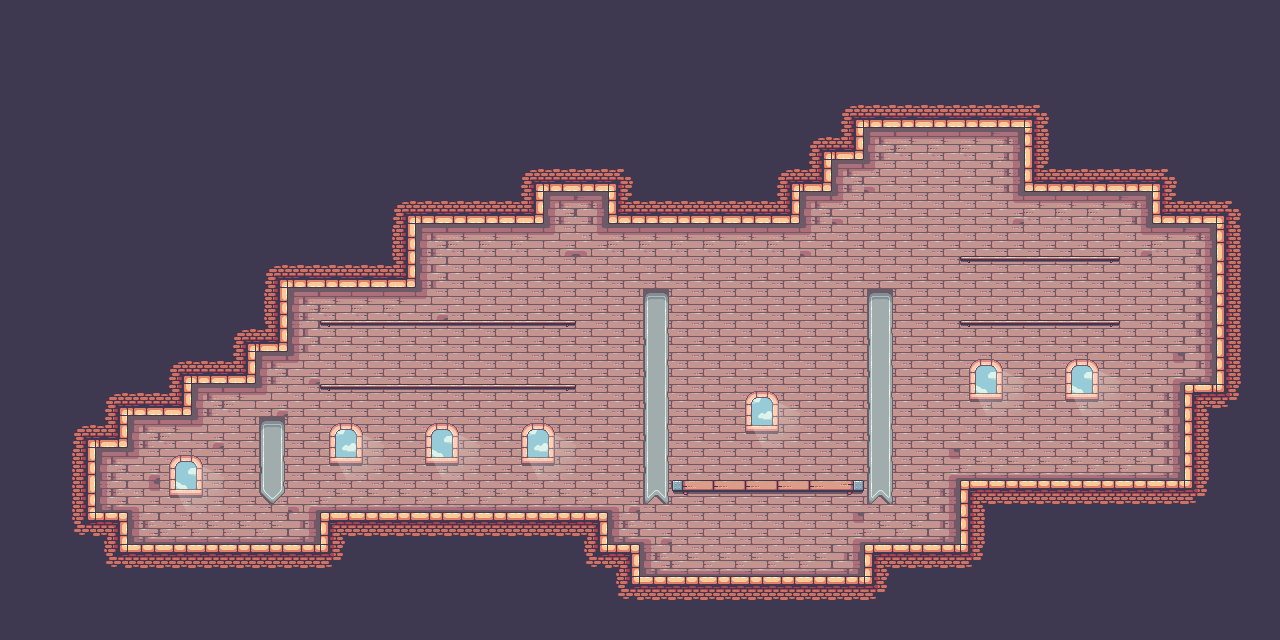

Tiled map render using the project's own tile images. Description and the whole map definition, tile-layer contents included, below:
An orthogonal 40x20 tile map with 32x32 px tiles, 3 tile layers (background, objetos, border), 2 tilesets.

<map version="1.10" tiledversion="1.10.2" orientation="orthogonal" renderorder="right-down" width="40" height="20" tilewidth="32" tileheight="32" infinite="0" nextlayerid="4" nextobjectid="1">
 <editorsettings>
  <export target="map.json" format="json" />
 </editorsettings>
 <tileset firstgid="1" name="border" tilewidth="32" tileheight="32" tilecount="247" columns="19">
  <image source="../Sprites/14-TileSets/Terrain (32x32).png" width="608" height="416" />
  <tile id="20">
   <properties>
    <property name="collider" type="bool" value="true" />
   </properties>
  </tile>
  <tile id="21">
   <properties>
    <property name="collider" type="bool" value="true" />
   </properties>
  </tile>
  <tile id="22">
   <properties>
    <property name="collider" type="bool" value="true" />
   </properties>
  </tile>
  <tile id="23">
   <properties>
    <property name="collider" type="bool" value="true" />
   </properties>
  </tile>
  <tile id="24">
   <properties>
    <property name="collider" type="bool" value="true" />
   </properties>
  </tile>
  <tile id="25">
   <properties>
    <property name="collider" type="bool" value="true" />
   </properties>
  </tile>
  <tile id="26">
   <properties>
    <property name="collider" type="bool" value="true" />
   </properties>
  </tile>
  <tile id="27">
   <properties>
    <property name="collider" type="bool" value="true" />
   </properties>
  </tile>
  <tile id="28">
   <properties>
    <property name="collider" type="bool" value="true" />
   </properties>
  </tile>
  <tile id="29">
   <properties>
    <property name="collider" type="bool" value="true" />
   </properties>
  </tile>
  <tile id="30">
   <properties>
    <property name="collider" type="bool" value="true" />
   </properties>
  </tile>
  <tile id="31">
   <properties>
    <property name="collider" type="bool" value="true" />
   </properties>
  </tile>
  <tile id="32">
   <properties>
    <property name="collider" type="bool" value="true" />
   </properties>
  </tile>
  <tile id="33">
   <properties>
    <property name="collider" type="bool" value="true" />
   </properties>
  </tile>
  <tile id="34">
   <properties>
    <property name="collider" type="bool" value="true" />
   </properties>
  </tile>
  <tile id="35">
   <properties>
    <property name="collider" type="bool" value="true" />
   </properties>
  </tile>
  <tile id="36">
   <properties>
    <property name="collider" type="bool" value="true" />
   </properties>
  </tile>
  <tile id="39">
   <properties>
    <property name="collider" type="bool" value="true" />
   </properties>
  </tile>
  <tile id="40">
   <properties>
    <property name="collider" type="bool" value="true" />
   </properties>
  </tile>
  <tile id="41">
   <properties>
    <property name="collider" type="bool" value="true" />
   </properties>
  </tile>
  <tile id="42">
   <properties>
    <property name="collider" type="bool" value="true" />
   </properties>
  </tile>
  <tile id="43">
   <properties>
    <property name="collider" type="bool" value="true" />
   </properties>
  </tile>
  <tile id="44">
   <properties>
    <property name="collider" type="bool" value="true" />
   </properties>
  </tile>
  <tile id="45">
   <properties>
    <property name="collider" type="bool" value="true" />
   </properties>
  </tile>
  <tile id="46">
   <properties>
    <property name="collider" type="bool" value="true" />
   </properties>
  </tile>
  <tile id="47">
   <properties>
    <property name="collider" type="bool" value="true" />
   </properties>
  </tile>
  <tile id="48">
   <properties>
    <property name="collider" type="bool" value="true" />
   </properties>
  </tile>
  <tile id="49">
   <properties>
    <property name="collider" type="bool" value="true" />
   </properties>
  </tile>
  <tile id="50">
   <properties>
    <property name="collider" type="bool" value="true" />
   </properties>
  </tile>
  <tile id="51">
   <properties>
    <property name="collider" type="bool" value="true" />
   </properties>
  </tile>
  <tile id="52">
   <properties>
    <property name="collider" type="bool" value="true" />
   </properties>
  </tile>
  <tile id="53">
   <properties>
    <property name="collider" type="bool" value="true" />
   </properties>
  </tile>
  <tile id="54">
   <properties>
    <property name="collider" type="bool" value="true" />
   </properties>
  </tile>
  <tile id="55">
   <properties>
    <property name="collider" type="bool" value="true" />
   </properties>
  </tile>
  <tile id="58">
   <properties>
    <property name="collider" type="bool" value="true" />
   </properties>
  </tile>
  <tile id="59">
   <properties>
    <property name="collider" type="bool" value="true" />
   </properties>
  </tile>
  <tile id="60">
   <properties>
    <property name="collider" type="bool" value="true" />
   </properties>
  </tile>
  <tile id="61">
   <properties>
    <property name="collider" type="bool" value="true" />
   </properties>
  </tile>
  <tile id="62">
   <properties>
    <property name="collider" type="bool" value="true" />
   </properties>
  </tile>
  <tile id="63">
   <properties>
    <property name="collider" type="bool" value="true" />
   </properties>
  </tile>
  <tile id="64">
   <properties>
    <property name="collider" type="bool" value="true" />
   </properties>
  </tile>
  <tile id="65">
   <properties>
    <property name="collider" type="bool" value="true" />
   </properties>
  </tile>
  <tile id="66">
   <properties>
    <property name="collider" type="bool" value="true" />
   </properties>
  </tile>
  <tile id="67">
   <properties>
    <property name="collider" type="bool" value="true" />
   </properties>
  </tile>
  <tile id="68">
   <properties>
    <property name="collider" type="bool" value="true" />
   </properties>
  </tile>
  <tile id="69">
   <properties>
    <property name="collider" type="bool" value="true" />
   </properties>
  </tile>
  <tile id="70">
   <properties>
    <property name="collider" type="bool" value="true" />
   </properties>
  </tile>
  <tile id="71">
   <properties>
    <property name="collider" type="bool" value="true" />
   </properties>
  </tile>
  <tile id="72">
   <properties>
    <property name="collider" type="bool" value="true" />
   </properties>
  </tile>
  <tile id="73">
   <properties>
    <property name="collider" type="bool" value="true" />
   </properties>
  </tile>
  <tile id="74">
   <properties>
    <property name="collider" type="bool" value="true" />
   </properties>
  </tile>
  <tile id="77">
   <properties>
    <property name="collider" type="bool" value="true" />
   </properties>
  </tile>
  <tile id="78">
   <properties>
    <property name="collider" type="bool" value="true" />
   </properties>
  </tile>
  <tile id="79">
   <properties>
    <property name="collider" type="bool" value="true" />
   </properties>
  </tile>
  <tile id="80">
   <properties>
    <property name="collider" type="bool" value="true" />
   </properties>
  </tile>
  <tile id="81">
   <properties>
    <property name="collider" type="bool" value="true" />
   </properties>
  </tile>
  <tile id="82">
   <properties>
    <property name="collider" type="bool" value="true" />
   </properties>
  </tile>
  <tile id="83">
   <properties>
    <property name="collider" type="bool" value="true" />
   </properties>
  </tile>
  <tile id="84">
   <properties>
    <property name="collider" type="bool" value="true" />
   </properties>
  </tile>
  <tile id="85">
   <properties>
    <property name="collider" type="bool" value="true" />
   </properties>
  </tile>
  <tile id="86">
   <properties>
    <property name="collider" type="bool" value="true" />
   </properties>
  </tile>
  <tile id="87">
   <properties>
    <property name="collider" type="bool" value="true" />
   </properties>
  </tile>
  <tile id="88">
   <properties>
    <property name="collider" type="bool" value="true" />
   </properties>
  </tile>
  <tile id="89">
   <properties>
    <property name="collider" type="bool" value="true" />
   </properties>
  </tile>
  <tile id="90">
   <properties>
    <property name="collider" type="bool" value="true" />
   </properties>
  </tile>
  <tile id="91">
   <properties>
    <property name="collider" type="bool" value="true" />
   </properties>
  </tile>
  <tile id="92">
   <properties>
    <property name="collider" type="bool" value="true" />
   </properties>
  </tile>
  <tile id="93">
   <properties>
    <property name="collider" type="bool" value="true" />
   </properties>
  </tile>
  <tile id="96">
   <properties>
    <property name="collider" type="bool" value="true" />
   </properties>
  </tile>
  <tile id="97">
   <properties>
    <property name="collider" type="bool" value="true" />
   </properties>
  </tile>
  <tile id="98">
   <properties>
    <property name="collider" type="bool" value="true" />
   </properties>
  </tile>
  <tile id="99">
   <properties>
    <property name="collider" type="bool" value="true" />
   </properties>
  </tile>
  <tile id="100">
   <properties>
    <property name="collider" type="bool" value="true" />
   </properties>
  </tile>
  <tile id="101">
   <properties>
    <property name="collider" type="bool" value="true" />
   </properties>
  </tile>
  <tile id="102">
   <properties>
    <property name="collider" type="bool" value="true" />
   </properties>
  </tile>
  <tile id="103">
   <properties>
    <property name="collider" type="bool" value="true" />
   </properties>
  </tile>
  <tile id="104">
   <properties>
    <property name="collider" type="bool" value="true" />
   </properties>
  </tile>
  <tile id="105">
   <properties>
    <property name="collider" type="bool" value="true" />
   </properties>
  </tile>
  <tile id="106">
   <properties>
    <property name="collider" type="bool" value="true" />
   </properties>
  </tile>
  <tile id="107">
   <properties>
    <property name="collider" type="bool" value="true" />
   </properties>
  </tile>
  <tile id="108">
   <properties>
    <property name="collider" type="bool" value="true" />
   </properties>
  </tile>
  <tile id="109">
   <properties>
    <property name="collider" type="bool" value="true" />
   </properties>
  </tile>
  <tile id="110">
   <properties>
    <property name="collider" type="bool" value="true" />
   </properties>
  </tile>
  <tile id="111">
   <properties>
    <property name="collider" type="bool" value="true" />
   </properties>
  </tile>
  <tile id="112">
   <properties>
    <property name="collider" type="bool" value="true" />
   </properties>
  </tile>
 </tileset>
 <tileset firstgid="248" name="platform" tilewidth="32" tileheight="32" tilecount="42" columns="7">
  <image source="../Sprites/14-TileSets/Decorations (32x32).png" width="224" height="192" />
  <tile id="16">
   <properties>
    <property name="collider" type="bool" value="true" />
   </properties>
  </tile>
  <tile id="17">
   <properties>
    <property name="collider" type="bool" value="true" />
   </properties>
  </tile>
  <tile id="18">
   <properties>
    <property name="collider" type="bool" value="true" />
   </properties>
  </tile>
  <tile id="19">
   <properties>
    <property name="collider" type="bool" value="true" />
   </properties>
  </tile>
 </tileset>
 <layer id="2" name="background" width="40" height="20">
  <data encoding="csv">
0,0,0,0,0,0,0,0,0,0,0,0,0,0,0,0,0,0,0,0,0,0,0,0,0,0,0,0,0,0,0,0,0,0,0,0,0,0,0,0,
0,0,0,0,0,0,0,0,0,0,0,0,0,0,0,0,0,0,0,0,0,0,0,0,0,0,0,0,0,0,0,0,0,0,0,0,0,0,0,0,
0,0,0,0,0,0,0,0,0,0,0,0,0,0,0,0,0,0,0,0,0,0,0,0,0,0,0,0,0,0,0,0,0,0,0,0,0,0,0,0,
0,0,0,0,0,0,0,0,0,0,0,0,0,0,0,0,0,0,0,0,0,0,0,0,0,0,0,0,0,0,0,0,0,0,0,0,0,0,0,0,
0,0,0,0,0,0,0,0,0,0,0,0,0,0,0,0,0,0,0,0,0,0,0,0,0,0,0,135,136,136,136,137,0,0,0,0,0,0,0,0,
0,0,0,0,0,0,0,0,0,0,0,0,0,0,0,0,0,0,0,0,0,0,0,0,0,0,135,144,155,155,155,156,0,0,0,0,0,0,0,0,
0,0,0,0,0,0,0,0,0,0,0,0,0,0,0,0,0,135,137,0,0,0,0,0,0,135,144,155,155,155,155,164,136,136,136,137,0,0,0,0,
0,0,0,0,0,0,0,0,0,0,0,0,0,135,136,136,136,170,169,136,136,136,136,136,136,144,155,155,155,155,155,155,155,155,155,164,136,137,0,0,
0,0,0,0,0,0,0,0,0,0,0,0,0,154,155,155,155,155,155,155,155,155,155,155,155,155,155,155,155,155,155,155,155,155,155,155,155,156,0,0,
0,0,0,0,0,0,0,0,0,135,136,136,136,170,155,155,155,155,155,155,155,155,155,155,155,155,155,155,155,155,155,155,155,155,155,155,155,156,0,0,
0,0,0,0,0,0,0,0,0,154,155,155,155,155,155,155,155,155,155,155,155,155,155,155,155,155,155,155,155,155,155,155,155,155,155,155,155,156,0,0,
0,0,0,0,0,0,0,0,135,170,155,155,155,155,155,155,155,155,155,155,155,155,155,155,155,155,155,155,155,155,155,155,155,155,155,155,164,175,0,0,
0,0,0,0,0,0,135,136,170,155,155,155,155,155,155,155,155,155,155,155,155,155,155,155,155,155,155,155,155,155,155,155,155,155,155,155,156,0,0,0,
0,0,0,0,135,136,170,155,155,155,155,155,155,155,155,155,155,155,155,155,155,155,155,155,155,155,155,155,155,155,155,155,155,155,155,155,156,0,0,0,
0,0,0,135,170,155,155,155,155,155,155,155,155,155,155,155,155,155,155,155,155,155,155,155,155,155,155,155,155,164,174,174,174,174,174,174,175,0,0,0,
0,0,0,173,169,155,155,155,155,163,174,174,174,174,174,174,174,174,174,163,155,155,155,155,155,155,155,155,155,156,0,0,0,0,0,0,0,0,0,0,
0,0,0,0,173,174,174,174,174,175,0,0,0,0,0,0,0,0,0,173,163,155,155,155,155,155,164,174,174,175,0,0,0,0,0,0,0,0,0,0,
0,0,0,0,0,0,0,0,0,0,0,0,0,0,0,0,0,0,0,0,173,174,174,174,174,174,175,0,0,0,0,0,0,0,0,0,0,0,0,0,
0,0,0,0,0,0,0,0,0,0,0,0,0,0,0,0,0,0,0,0,0,0,0,0,0,0,0,0,0,0,0,0,0,0,0,0,0,0,0,0,
0,0,0,0,0,0,0,0,0,0,0,0,0,0,0,0,0,0,0,0,0,0,0,0,0,0,0,0,0,0,0,0,0,0,0,0,0,0,0,0
</data>
 </layer>
 <layer id="3" name="objetos" width="40" height="20">
  <data encoding="csv">
0,0,0,0,0,0,0,0,0,0,0,0,0,0,0,0,0,0,0,0,0,0,0,0,0,0,0,0,0,0,0,0,0,0,0,0,0,0,0,0,
0,0,0,0,0,0,0,0,0,0,0,0,0,0,0,0,0,0,0,0,0,0,0,0,0,0,0,0,0,0,0,0,0,0,0,0,0,0,0,0,
0,0,0,0,0,0,0,0,0,0,0,0,0,0,0,0,0,0,0,0,0,0,0,0,0,0,0,0,0,0,0,0,0,0,0,0,0,0,0,0,
0,0,0,0,0,0,0,0,0,0,0,0,0,0,0,0,0,0,0,0,0,0,0,0,0,0,0,0,0,0,0,0,0,0,0,0,0,0,0,0,
0,0,0,0,0,0,0,0,0,0,0,0,0,0,0,0,0,0,0,0,0,0,0,0,0,0,0,0,0,0,0,0,0,0,0,0,0,0,0,0,
0,0,0,0,0,0,0,0,0,0,0,0,0,0,0,0,0,0,0,0,0,0,0,0,0,0,0,0,0,0,0,0,0,0,0,0,0,0,0,0,
0,0,0,0,0,0,0,0,0,0,0,0,0,0,0,0,0,0,0,0,0,0,0,0,0,0,0,0,0,0,0,0,0,0,0,0,0,0,0,0,
0,0,0,0,0,0,0,0,0,0,0,0,0,0,0,0,0,0,0,0,0,0,0,0,0,0,0,0,0,0,0,0,0,0,0,0,0,0,0,0,
0,0,0,0,0,0,0,0,0,0,0,0,0,0,0,0,0,0,0,0,0,0,0,0,0,0,0,0,0,0,257,258,258,258,259,0,0,0,0,0,
0,0,0,0,0,0,0,0,0,0,0,0,0,0,0,0,0,0,0,0,256,0,0,0,0,0,0,256,0,0,0,0,0,0,0,0,0,0,0,0,
0,0,0,0,0,0,0,0,0,0,257,258,258,258,258,258,258,259,0,0,263,0,0,0,0,0,0,263,0,0,257,258,258,258,259,0,0,0,0,0,
0,0,0,0,0,0,0,0,0,0,0,0,0,0,0,0,0,0,0,0,263,0,0,0,0,0,0,263,0,0,271,272,0,271,272,0,0,0,0,0,
0,0,0,0,0,0,0,0,0,0,257,258,258,258,258,258,258,259,0,0,263,0,0,273,274,0,0,263,0,0,278,279,0,278,279,0,0,0,0,0,
0,0,0,0,0,0,0,0,256,0,273,274,0,271,272,0,273,274,0,0,263,0,0,280,281,0,0,263,0,0,0,0,0,0,0,0,0,0,0,0,
0,0,0,0,0,271,272,0,263,0,280,281,0,278,279,0,280,281,0,0,263,0,0,0,0,0,0,263,0,0,0,0,0,0,0,0,0,0,0,0,
0,0,0,0,0,278,279,0,277,0,0,0,0,0,0,0,0,0,0,0,270,0,0,0,0,0,0,270,0,0,0,0,0,0,0,0,0,0,0,0,
0,0,0,0,0,0,0,0,0,0,0,0,0,0,0,0,0,0,0,0,0,0,0,0,0,0,0,0,0,0,0,0,0,0,0,0,0,0,0,0,
0,0,0,0,0,0,0,0,0,0,0,0,0,0,0,0,0,0,0,0,0,0,0,0,0,0,0,0,0,0,0,0,0,0,0,0,0,0,0,0,
0,0,0,0,0,0,0,0,0,0,0,0,0,0,0,0,0,0,0,0,0,0,0,0,0,0,0,0,0,0,0,0,0,0,0,0,0,0,0,0,
0,0,0,0,0,0,0,0,0,0,0,0,0,0,0,0,0,0,0,0,0,0,0,0,0,0,0,0,0,0,0,0,0,0,0,0,0,0,0,0
</data>
 </layer>
 <layer id="1" name="border" width="40" height="20">
  <data encoding="csv">
41,41,41,41,41,41,41,41,41,41,41,41,41,41,41,41,41,41,41,41,41,41,41,41,41,41,41,41,41,41,41,41,41,41,41,41,41,41,41,41,
41,41,41,41,41,41,41,41,41,41,41,41,41,41,41,41,41,41,41,41,41,41,41,41,41,41,41,41,41,41,41,41,41,41,41,41,41,41,41,41,
41,41,41,41,41,41,41,41,41,41,41,41,41,41,41,41,41,41,41,41,41,41,41,41,41,41,41,41,41,41,41,41,41,41,41,41,41,41,41,41,
41,41,41,41,41,41,41,41,41,41,41,41,41,41,41,41,41,41,41,41,41,41,41,41,41,41,27,60,60,60,60,60,28,41,41,41,41,41,41,41,
41,41,41,41,41,41,41,41,41,41,41,41,41,41,41,41,41,41,41,41,41,41,41,41,41,27,61,0,0,0,0,0,40,41,41,41,41,41,41,41,
41,41,41,41,41,41,41,41,41,41,41,41,41,41,41,41,27,60,60,28,41,41,41,41,27,61,0,0,0,0,0,0,59,60,60,60,28,41,41,41,
41,41,41,41,41,41,41,41,41,41,41,41,27,60,60,60,61,0,0,59,60,60,60,60,61,0,0,0,0,0,0,0,0,0,0,0,59,60,28,41,
41,41,41,41,41,41,41,41,41,41,41,41,42,0,0,0,0,0,0,0,0,0,0,0,0,0,0,0,0,0,0,0,0,0,0,0,0,0,40,41,
41,41,41,41,41,41,41,41,27,60,60,60,61,0,0,0,0,0,0,0,0,0,0,0,0,0,0,0,0,0,0,0,0,0,0,0,0,0,40,41,
41,41,41,41,41,41,41,41,42,0,0,0,0,0,0,0,0,0,0,0,0,0,0,0,0,0,0,0,0,0,0,0,0,0,0,0,0,0,40,41,
41,41,41,41,41,41,41,27,61,0,0,0,0,0,0,0,0,0,0,0,0,0,0,0,0,0,0,0,0,0,0,0,0,0,0,0,0,0,40,41,
41,41,41,41,41,27,60,61,0,0,0,0,0,0,0,0,0,0,0,0,0,0,0,0,0,0,0,0,0,0,0,0,0,0,0,0,0,0,40,41,
41,41,41,27,60,61,0,0,0,0,0,0,0,0,0,0,0,0,0,0,0,0,0,0,0,0,0,0,0,0,0,0,0,0,0,0,0,21,47,41,
41,41,27,61,0,0,0,0,0,0,0,0,0,0,0,0,0,0,0,0,0,0,0,0,0,0,0,0,0,0,0,0,0,0,0,0,0,40,41,41,
41,41,42,0,0,0,0,0,0,0,0,0,0,0,0,0,0,0,0,0,0,0,0,0,0,0,0,0,0,0,0,0,0,0,0,0,0,40,41,41,
41,41,42,0,0,0,0,0,0,0,0,0,0,0,0,0,0,0,0,0,0,264,265,265,265,265,266,0,0,0,21,22,22,22,22,22,22,47,41,41,
41,41,46,23,0,0,0,0,0,0,21,22,22,22,22,22,22,22,23,0,0,0,0,0,0,0,0,0,0,0,40,41,41,41,41,41,41,41,41,41,
41,41,41,46,22,22,22,22,22,22,47,41,41,41,41,41,41,41,46,23,0,0,0,0,0,0,0,21,22,22,47,41,41,41,41,41,41,41,41,41,
41,41,41,41,41,41,41,41,41,41,41,41,41,41,41,41,41,41,41,46,22,22,22,22,22,22,22,47,41,41,41,41,41,41,41,41,41,41,41,41,
41,41,41,41,41,41,41,41,41,41,41,41,41,41,41,41,41,41,41,41,41,41,41,41,41,41,41,41,41,41,41,41,41,41,41,41,41,41,41,41
</data>
 </layer>
</map>
